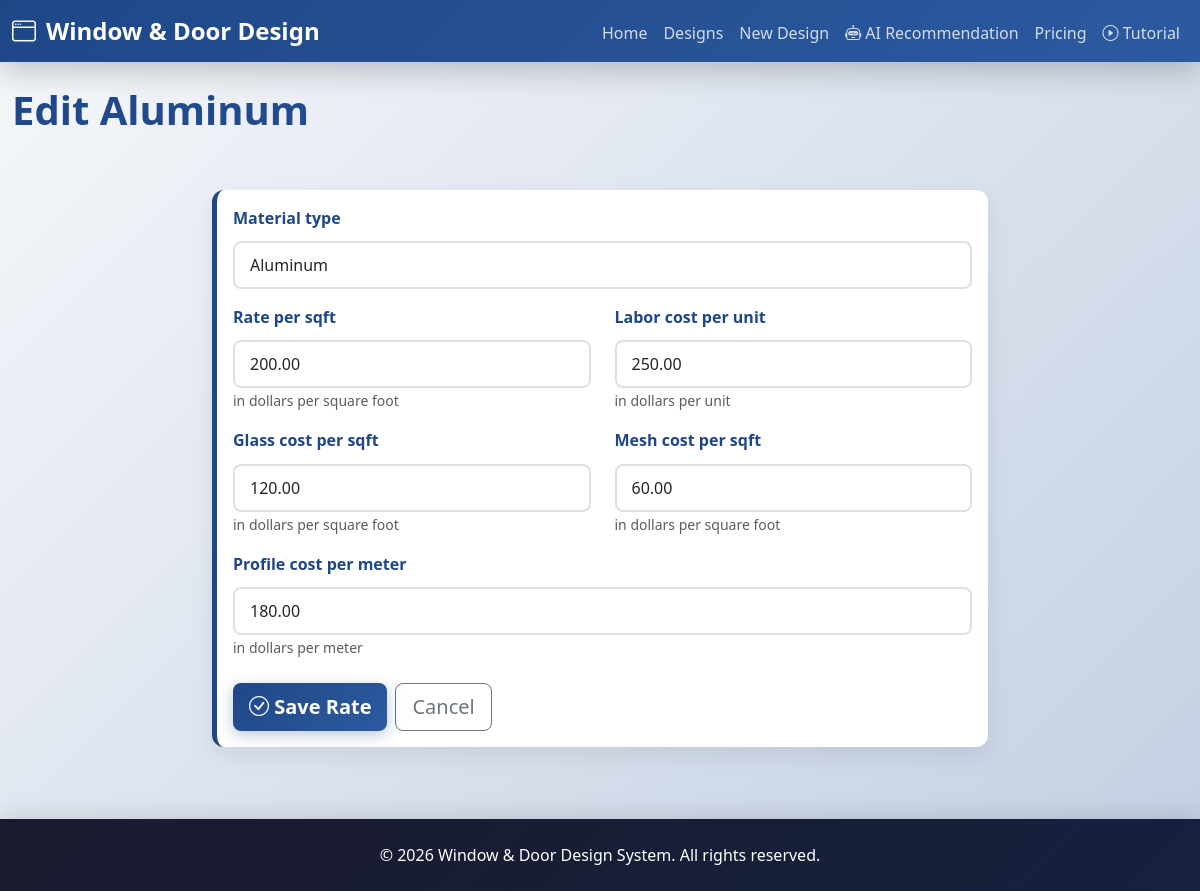
Screenshot of /pricing-rates/1/edit/ with the database file from the repository.
### design_system/models.py (models this page shows, shortened)
class PricingRate(models.Model):
    MATERIAL_TYPE_CHOICES = [
        ('aluminum', 'Aluminum'),
        ('upvc', 'UPVC'),
        ('steel', 'Steel'),
        ('wood', 'Wood'),
    ]
    material_type = models.CharField(max_length=20, choices=MATERIAL_TYPE_CHOICES)
    rate_per_sqft = models.DecimalField(max_digits=10, decimal_places=2, default=0)
    labor_cost_per_unit = models.DecimalField(max_digits=10, decimal_places=2, default=0)
    glass_cost_per_sqft = models.DecimalField(max_digits=10, decimal_places=2, default=100)
    mesh_cost_per_sqft = models.DecimalField(max_digits=10, decimal_places=2, default=50)
    profile_cost_per_meter = models.DecimalField(max_digits=10, decimal_places=2, default=150)
    class Meta:
        verbose_name_plural = "Pricing Rates"

### design_system/views.py (the view)
# urls.py: path('pricing-rates/<int:pk>/edit/', views.edit_pricing_rate, name='edit_pricing_rate'),
def edit_pricing_rate(request, pk):
    rate = get_object_or_404(PricingRate, pk=pk)
    if request.method == 'POST':
        form = PricingRateForm(request.POST, instance=rate)
        if form.is_valid():
            form.save()
            return redirect('pricing_rates')
    else:
        form = PricingRateForm(instance=rate)
    context = {'form': form, 'rate': rate, 'page_title': f'Edit {rate.get_material_type_display()}'}
    return render(request, 'edit_pricing_rate.html', context)

### design_system/forms.py
class PricingRateForm(forms.ModelForm):
    class Meta:
        model = PricingRate
        fields = [
            'material_type', 'rate_per_sqft', 'labor_cost_per_unit',
            'glass_cost_per_sqft', 'mesh_cost_per_sqft', 'profile_cost_per_meter'
        ]
        widgets = {
            'material_type': forms.Select(attrs={'class': 'form-control'}),
            'rate_per_sqft': forms.NumberInput(attrs={'class': 'form-control', 'step': '0.01'}),
            'labor_cost_per_unit': forms.NumberInput(attrs={'class': 'form-control', 'step': '0.01'}),
            'glass_cost_per_sqft': forms.NumberInput(attrs={'class': 'form-control', 'step': '0.01'}),
            'mesh_cost_per_sqft': forms.NumberInput(attrs={'class': 'form-control', 'step': '0.01'}),
            'profile_cost_per_meter': forms.NumberInput(attrs={'class': 'form-control', 'step': '0.01'}),
        }

### templates/edit_pricing_rate.html (shortened to what this page needs)
{% extends 'base.html' %}
{% block content %}
<div class="row mb-4">
    <div class="col-md-12">
        <h1 class="page-title">{{ page_title }}</h1>
    </div>
</div>
<div class="row">
    <div class="col-lg-8 offset-lg-2">
        <div class="card">
            <div class="card-body">
                <form method="post">
                    {% if form.material_type %}
                    <div class="mb-3">
                        <label class="form-label" for="id_material_type">{{ form.material_type.label }}</label>
                        {{ form.material_type }}
                    </div>
                    {% endif %}
                    <div class="row">
                        <div class="col-md-6 mb-3">
                            <label class="form-label" for="id_rate_per_sqft">{{ form.rate_per_sqft.label }}</label>
                            {{ form.rate_per_sqft }}
                            <small class="form-text text-muted">in dollars per square foot</small>
                        </div>
                        <div class="col-md-6 mb-3">
                            <label class="form-label" for="id_labor_cost_per_unit">{{ form.labor_cost_per_unit.label }}</label>
                            {{ form.labor_cost_per_unit }}
                            <small class="form-text text-muted">in dollars per unit</small>
                        </div>
                    </div>
                    <div class="row">
                        <div class="col-md-6 mb-3">
                            <label class="form-label" for="id_glass_cost_per_sqft">{{ form.glass_cost_per_sqft.label }}</label>
                            {{ form.glass_cost_per_sqft }}
                            <small class="form-text text-muted">in dollars per square foot</small>
                        </div>
                        <div class="col-md-6 mb-3">
                            <label class="form-label" for="id_mesh_cost_per_sqft">{{ form.mesh_cost_per_sqft.label }}</label>
                            {{ form.mesh_cost_per_sqft }}
                            <small class="form-text text-muted">in dollars per square foot</small>
                        </div>
                    </div>
                    <div class="mb-3">
                        <label class="form-label" for="id_profile_cost_per_meter">{{ form.profile_cost_per_meter.label }}</label>
                        {{ form.profile_cost_per_meter }}
                        <small class="form-text text-muted">in dollars per meter</small>
                    </div>
                    <div class="d-flex gap-2 mt-4">
                        <button type="submit" class="btn btn-primary btn-lg">
                            <i class="bi bi-check-circle"></i> Save Rate
                        </button>
                        <a href="{% url 'pricing_rates' %}" class="btn btn-outline-secondary btn-lg">Cancel</a>
                    </div>
                </form>
            </div>
        </div>
    </div>
</div>
{% endblock %}

### static/css/style.css (style rules this page uses)
:root { --primary-color: #1f4788; --secondary-color: #2c5aa0; --accent-color: #ff6b6b; --light-bg: #f8f9fa; --success-color: #10b981; --info-color: #3b82f6; }
* { transition: all 0.3s cubic-bezier(0.4, 0, 0.2, 1); }
body { font-family: 'Segoe UI', Tahoma, Geneva, Verdana, sans-serif; background: linear-gradient(135deg, #f5f7fa 0%, #c3cfe2 100%); background-attachment: fixed; min-height: 100vh; }
.btn-primary { background: linear-gradient(135deg, var(--primary-color) 0%, var(--secondary-color) 100%); border: none; border-radius: 8px; font-weight: 600; box-shadow: 0 4px 15px rgba(31, 71, 136, 0.3); transition: all 0.3s ease; position: relative; overflow: hidden; }
.btn-primary::before { content: ''; position: absolute; top: 0; left: -100%; width: 100%; height: 100%; background: rgba(255,255,255,0.2); transition: left 0.3s ease; }
.card { border: none; border-radius: 12px; box-shadow: 0 8px 25px rgba(0,0,0,0.08); transition: all 0.3s cubic-bezier(0.4, 0, 0.2, 1); border-left: 5px solid var(--primary-color); background: white; overflow: hidden; }
.card::before { content: ''; position: absolute; top: 0; left: 0; right: 0; height: 3px; background: linear-gradient(90deg, var(--primary-color), var(--secondary-color)); opacity: 0; }
.page-title { color: var(--primary-color); margin-bottom: 2rem; font-weight: 700; font-size: 2.5rem; animation: fadeInDown 0.6s ease; background: linear-gradient(135deg, var(--primary-color) 0%, var(--secondary-color) 100%); -webkit-background-clip: text; -webkit-text-fill-color: transparent; background-clip: text; }
.form-label { font-weight: 600; color: var(--primary-color); margin-bottom: 0.7rem; display: flex; align-items: center; gap: 5px; }
.form-control { border: 2px solid #e0e0e0; border-radius: 8px; padding: 10px 15px; font-weight: 500; transition: all 0.3s ease; }

### rows the page displays
PricingRate: material_type "Aluminum", rate_per_sqft "200.00", labor_cost_per_unit "250.00", glass_cost_per_sqft "120.00", mesh_cost_per_sqft "60.00", profile_cost_per_meter "180.00"

### other values shown
{{ page_title }} "Edit Aluminum"
